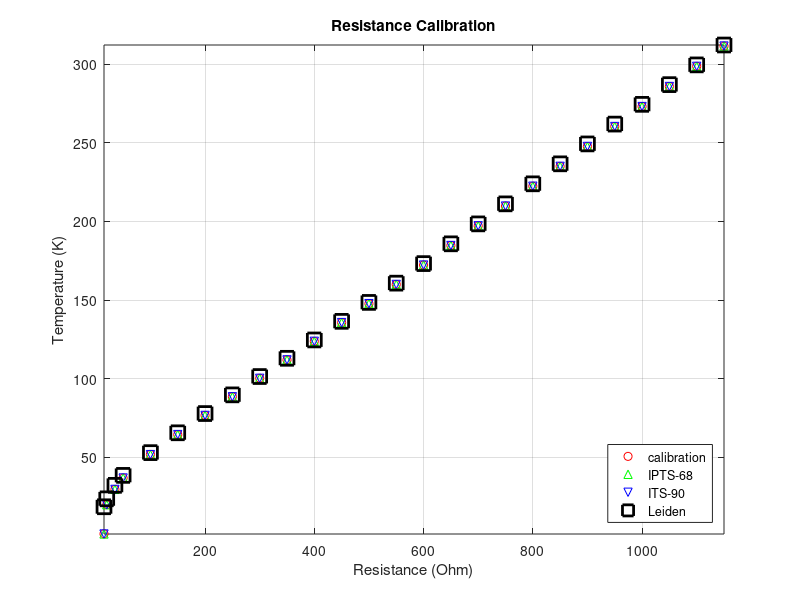
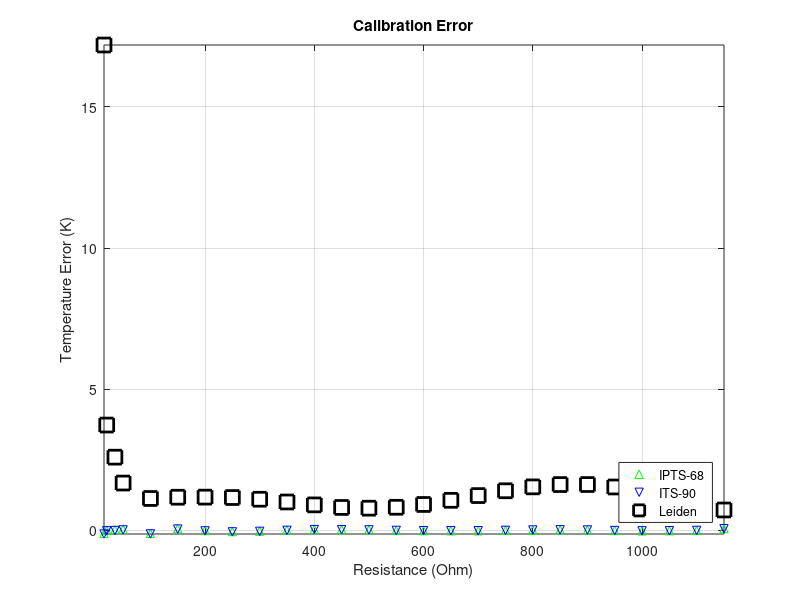

Here is the MATLAB script that generated these plots, in order:
function [R, Tcalib, T_IPTS68, T_ITS90] = pt1000

% Calibration extracted by explicitly plugging in the numbers into
% LabVIEW GUI and the using the PT1000 calibration option.
R = [15, 20, 35, 50:50:1150]; % Ohm
Tcalib = [1.2833 19.807 29.531 36.781 51.799 64.377 76.617 88.524 100.25...
          111.95 123.73 135.66 147.73 159.95 172.29 184.73 197.25 209.82...
          222.43 235.07 247.74 260.44 273.16 285.91 298.72 311.58]; % K

% PT1000 room temperature resistance.
R0 = 1000; % Ohm

% IPTS-68 calibration coefficients.
A_IPTS68 = 3.90802E-03;
B_IPTS68 = -5.80195E-07;
C_IPTS68 = -4.27350E-12;

% ITS-90 calibration coefficients.
A_ITS90 = 3.9083E-03;
B_ITS90 = -5.7750E-07;
C_ITS90 = -4.1830E-12;

T_IPTS68 = R2T(A_IPTS68, B_IPTS68, R0, R);
T_ITS90 = R2T(A_ITS90, B_ITS90, R0, R);
T_Leiden = R2T_Leiden(R);

figure
plot(R, Tcalib, 'ro',...
     R, T_IPTS68, 'g^',...
     R, T_ITS90, 'bv',...
     R, T_Leiden, 'ks', 'MarkerSize', 10, 'LineWidth', 2)
title('Resistance Calibration')
xlabel('Resistance (Ohm)')
ylabel('Temperature (K)')
legend('calibration', 'IPTS-68', 'ITS-90', 'Leiden',...
    'Location', 'SouthEast')
axis tight
grid on

figure
plot(R, T_IPTS68 - Tcalib, 'g^',...
     R, T_ITS90 - Tcalib, 'bv',...
     R, T_Leiden - Tcalib, 'ks', 'MarkerSize', 10, 'LineWidth', 2)
title('Calibration Error')
xlabel('Resistance (Ohm)')
ylabel('Temperature Error (K)')
legend('IPTS-68', 'ITS-90', 'Leiden', 'Location', 'SouthEast')
axis tight
grid on
end

function T = R2T(A, B, R0, R)
    T = (-R0 * A + sqrt((R0 * A).^2 - 4 * R0 * B * (R0 - R))) ./...
        (2 * R0 * B) + 273.15;
    % Extra error correction obtained by fitting the error function to
    % the 6th-degree polynomial.
    p1 = 6.0933e-17;
    p2 = -3.2865e-13;
    p3 = 6.8074e-10;
    p4 = -6.8275e-07;
    p5 = 0.00033726;
    p6 = -0.070257;
    p7 = 2.7358;
    T = T - (p1 * R.^6 + p2 * R.^5 + p3 * R.^4 + p4 * R.^3 + p5 * R.^2 +...
             p6 * R + p7);
    % Extra error correction obtaine by fitting the residual error to
    % the 3rd-degree rational funciton.
    a1 = 3.508e+04;
    q1 = -78.44;
    q2 = 2275;
    q3 = -1.855e+04;
    T = T - (a1 ./ (R.^3 + q1 * R.^2 + q2 * R + q3));
end

function T = R2T_Leiden(R)
    % Calibration from a test report (CF-450-Eriksson-Wisconsin).
    A = -469.544790033;
    B1 = 2142.429105073;
    B2 = -4278.355519358;
    B3 = 4917.129912473;
    B4 = -3583.140137551;
    B5 = 1717.059717072;
    B6 = -541.269035711;
    B7 = 108.277676198;
    B8 = -12.478784052;
    B9 = 0.631579503;
    logR = log10(R);
    T = 10.^(A + B1 * logR + B2 * logR.^2 + B3 * logR.^3 +...
        B4 * logR.^4 + B5 * logR.^5 + B6 * logR.^6 + B7 * logR.^7 +...
        B8 * logR.^8 + B9 * logR.^9);
end